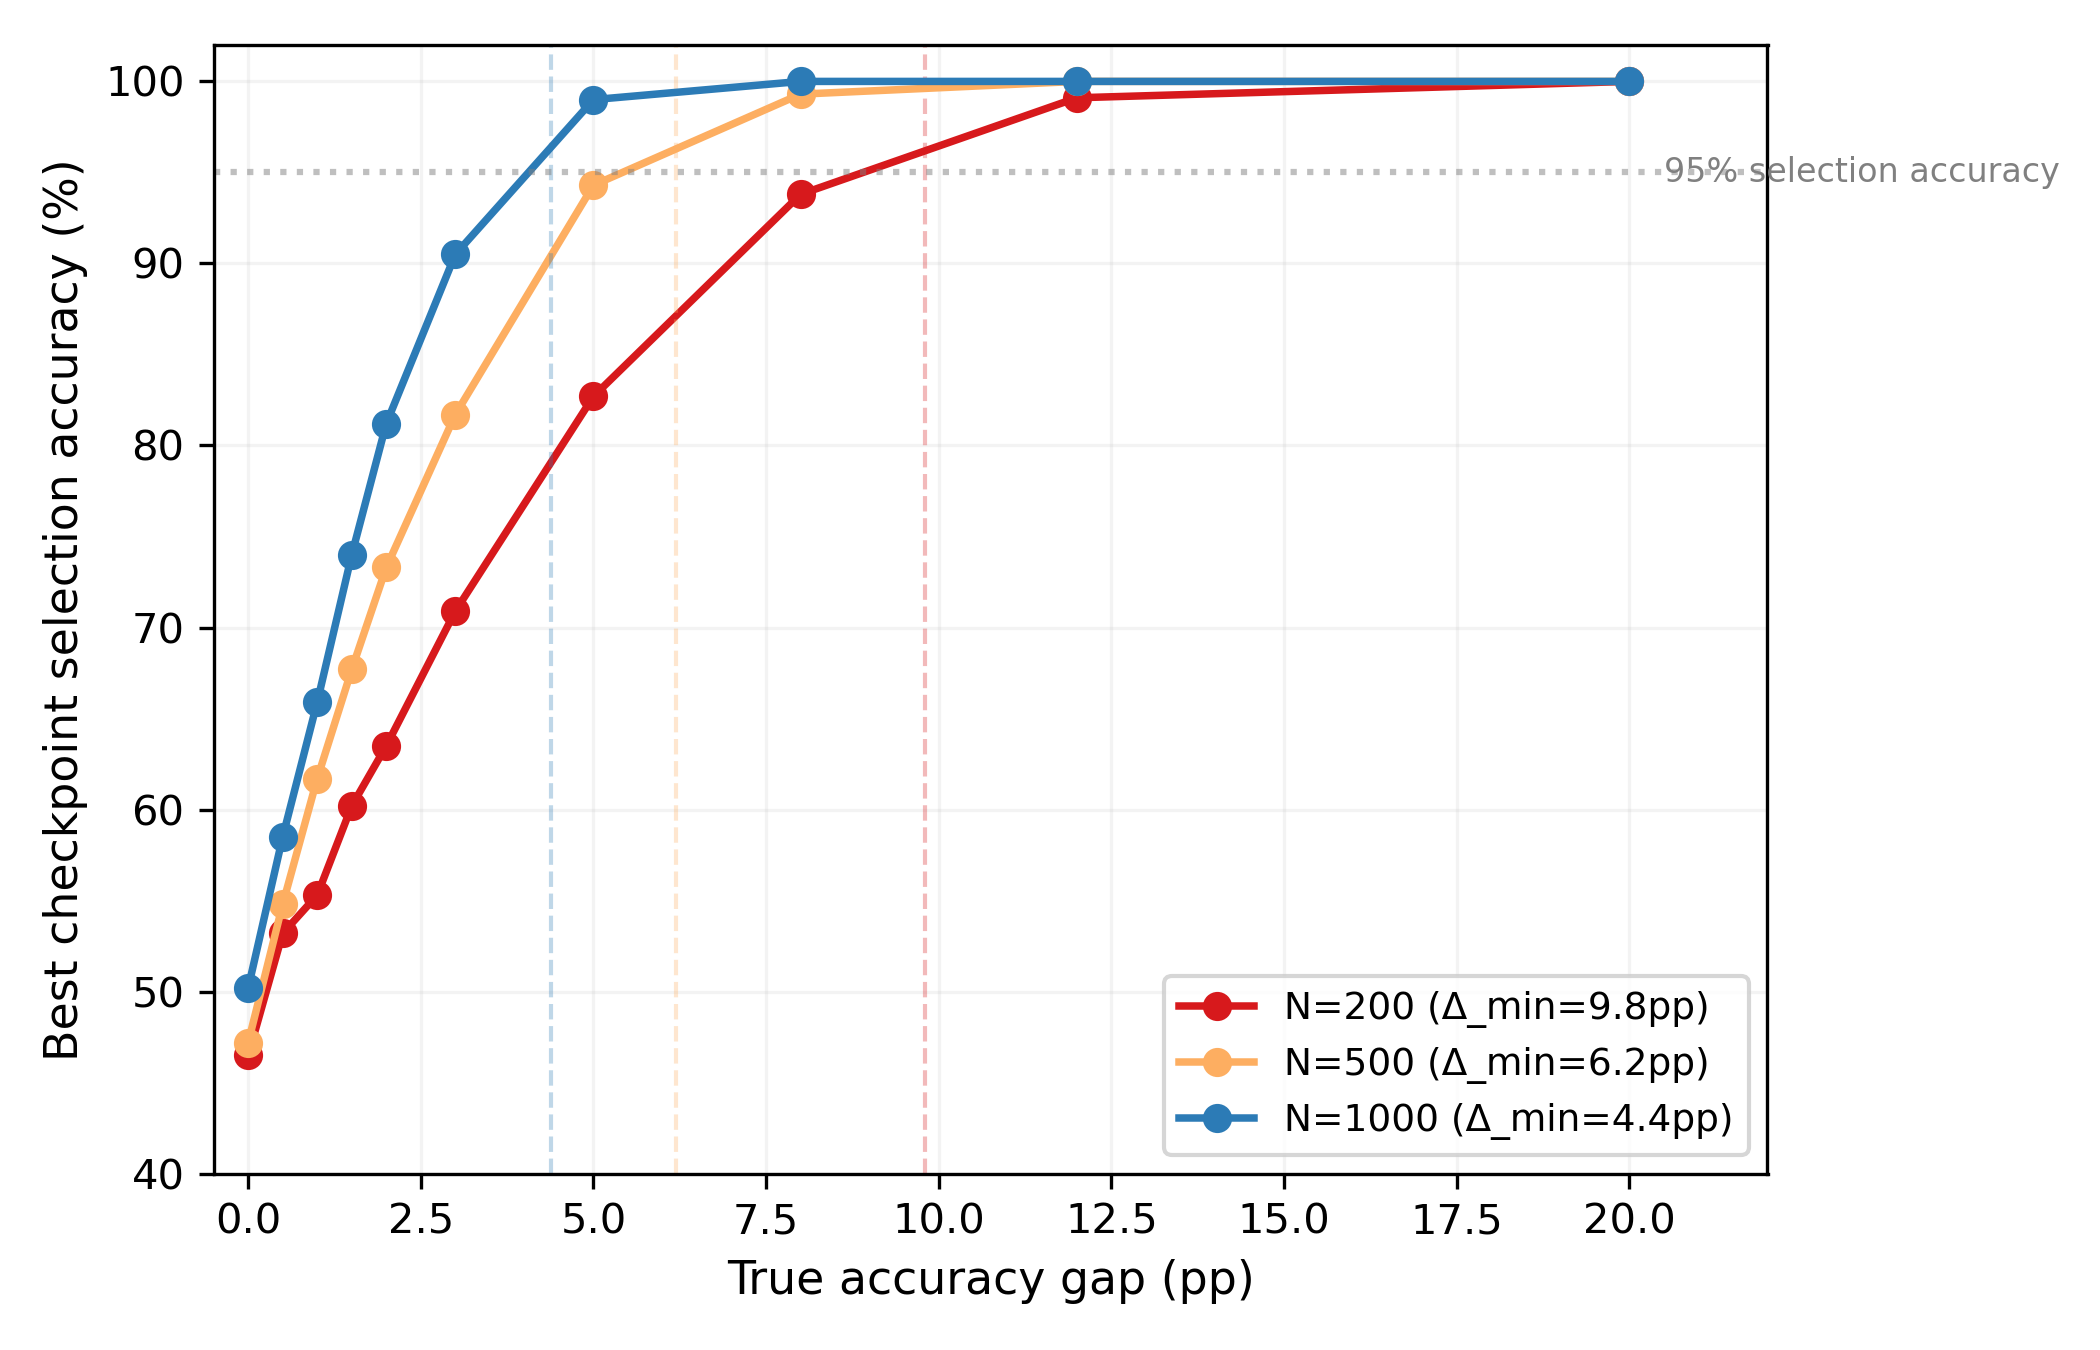

Reproduce this figure in Python.
"""
Synthetic validation: true gap vs selection accuracy, three N levels.
Shows Δ_min predicts the transition point.
"""
import matplotlib.pyplot as plt
import numpy as np, math

gaps = np.array([0, 0.5, 1, 1.5, 2, 3, 5, 8, 12, 20])
results = {
    200: [46.5, 53.2, 55.3, 60.2, 63.5, 70.9, 82.7, 93.8, 99.1, 100.0],
    500: [47.2, 54.8, 61.7, 67.7, 73.3, 81.7, 94.3, 99.3, 100.0, 100.0],
    1000: [50.2, 58.5, 65.9, 74.0, 81.2, 90.5, 99.0, 100.0, 100.0, 100.0],
}

def delta_min(N, p=0.5, z=1.96):
    return z * math.sqrt(2*p*(1-p)/N)

fig, ax = plt.subplots(figsize=(7, 4.5))
colors = {200: '#d7191c', 500: '#fdae61', 1000: '#2c7bb6'}

for N in [200, 500, 1000]:
    ax.plot(gaps, results[N], 'o-', color=colors[N], linewidth=1.8, markersize=6,
            label=f'N={N} (Δ_min={delta_min(N)*100:.1f}pp)')
    ax.axvline(x=delta_min(N)*100, color=colors[N], linestyle='--', alpha=0.3, linewidth=1)

ax.axhline(y=95, color='gray', linestyle=':', alpha=0.5)
ax.text(20.5, 95, '95% selection accuracy', fontsize=8, color='gray', va='center')

ax.set_xlabel('True accuracy gap (pp)', fontsize=11)
ax.set_ylabel('Best checkpoint selection accuracy (%)', fontsize=11)
ax.set_xlim(-0.5, 22)
ax.set_ylim(40, 102)
ax.legend(loc='lower right', fontsize=9)
ax.grid(alpha=0.15)

plt.tight_layout()
fig.savefig('fig_synthetic_validation.png', dpi=300)
fig.savefig('fig_synthetic_validation.pdf')
plt.show()
